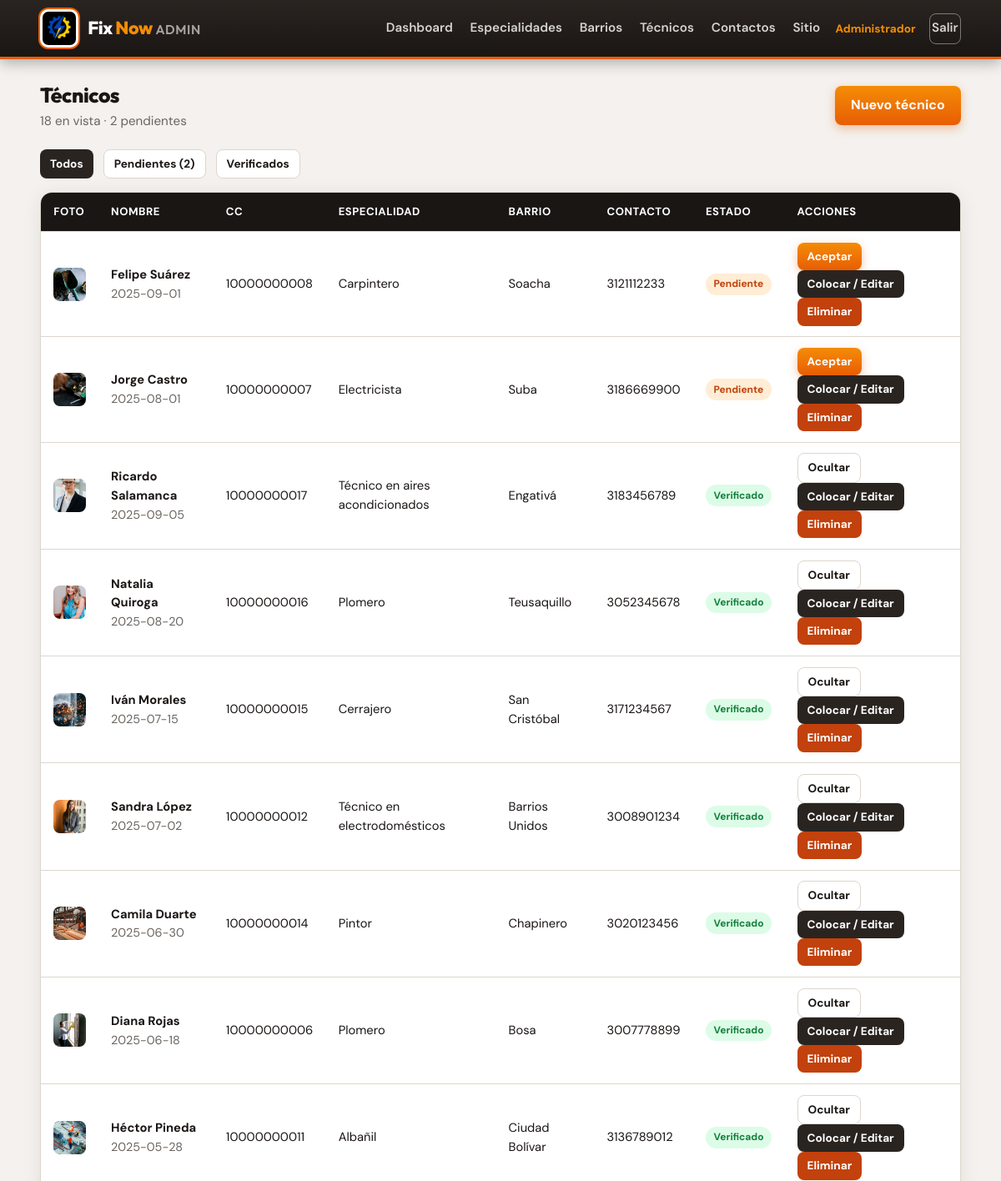
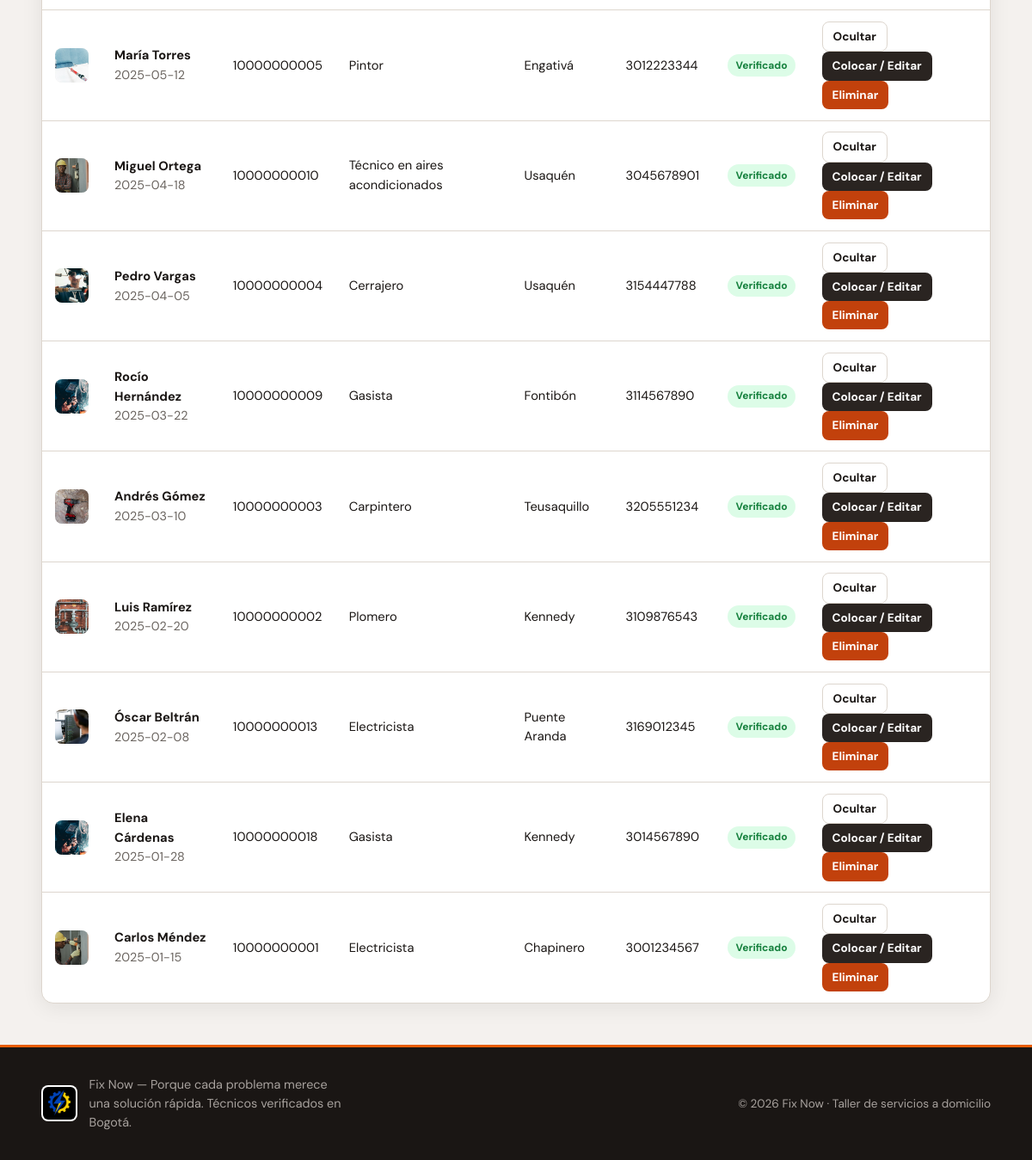
Page /admin/tecnicos.php (signed in) on the committed database (2 pictures, top to bottom).
### tables this page shows
CREATE TABLE tecnico (
    id_tecnico INT AUTO_INCREMENT PRIMARY KEY,
    nombre VARCHAR(100) NOT NULL,
    apellido VARCHAR(100) NOT NULL,
    cedula VARCHAR(20) NOT NULL,
    id_especialidad INT NOT NULL,
    id_barrio INT NOT NULL,
    telefono VARCHAR(20) NOT NULL,
    correo VARCHAR(150) DEFAULT NULL,
    password_hash VARCHAR(255) DEFAULT NULL,
    descripcion TEXT,
    foto_url VARCHAR(255) DEFAULT NULL,
    latitud DECIMAL(10,7) DEFAULT NULL,
    longitud DECIMAL(10,7) DEFAULT NULL,
    verificado TINYINT(1) NOT NULL DEFAULT 0,
    fecha_registro DATE NOT NULL,
    UNIQUE KEY uq_tecnico_cedula (cedula),
    UNIQUE KEY uq_tecnico_correo (correo),
    CONSTRAINT fk_tecnico_especialidad FOREIGN KEY (id_especialidad) REFERENCES especialidad(id_especialidad) ON DELETE RESTRICT ON UPDATE CASCADE,
    CONSTRAINT fk_tecnico_barrio FOREIGN KEY (id_barrio) REFERENCES barrio(id_barrio) ON DELETE RESTRICT ON UPDATE CASCADE
);

CREATE TABLE especialidad (
    id_especialidad INT AUTO_INCREMENT PRIMARY KEY,
    nombre VARCHAR(100) NOT NULL
);

CREATE TABLE barrio (
    id_barrio INT AUTO_INCREMENT PRIMARY KEY,
    nombre VARCHAR(100) NOT NULL
);

### includes/funciones.php (called while the page is built, shortened)
<?php
function e(?string $texto): string
{
    return htmlspecialchars($texto ?? '', ENT_QUOTES, 'UTF-8');
}

### admin/tecnicos.php (the view, shortened to what this page needs)
<?php
require_once __DIR__ . '/../includes/funciones.php';
$filtro = $_GET['filtro'] ?? 'todos';
$lista = [];
$sql = 'SELECT t.id_tecnico, t.nombre, t.apellido, t.cedula, t.telefono, t.correo, t.verificado, t.fecha_registro, t.foto_url,
               t.latitud, t.longitud,
               e.nombre AS especialidad, b.nombre AS barrio
        FROM tecnico t
        INNER JOIN especialidad e ON e.id_especialidad = t.id_especialidad
        INNER JOIN barrio b ON b.id_barrio = t.id_barrio';
$sql .= ' ORDER BY t.verificado ASC, t.fecha_registro DESC, t.nombre';
$res = $conexion->query($sql);
if ($res) {
    while ($row = $res->fetch_assoc()) {
        $lista[] = $row;
    }
}
$pendientes = 0;
$resP = $conexion->query('SELECT COUNT(*) AS n FROM tecnico WHERE verificado = 0');
if ($resP) {
    $pendientes = (int) ($resP->fetch_assoc()['n'] ?? 0);
}
require __DIR__ . '/../includes/header_admin.php';
?>
<div class="container">
    <div class="toolbar">
        <div>
            <h1 class="section-title" style="margin:0">Técnicos</h1>
            <p class="section-sub"><?= count($lista) ?> en vista · <?= $pendientes ?> pendientes</p>
        </div>
        <a class="btn btn-primary" href="tecnico_form.php">Nuevo técnico</a>
    </div>
    <div class="acciones" style="margin-bottom:1rem">
        <a class="btn btn-sm <?= $filtro === 'todos' ? 'btn-secondary' : 'btn-ghost' ?>" href="?filtro=todos">Todos</a>
        <a class="btn btn-sm <?= $filtro === 'pendientes' ? 'btn-secondary' : 'btn-ghost' ?>" href="?filtro=pendientes">Pendientes<?= $pendientes ? ' (' . $pendientes . ')' : '' ?></a>
        <a class="btn btn-sm <?= $filtro === 'verificados' ? 'btn-secondary' : 'btn-ghost' ?>" href="?filtro=verificados">Verificados</a>
    </div>
    <div class="table-wrap">
        <table class="data">
            <thead>
                <tr>
                    <th>Foto</th>
                    <th>Nombre</th>
                    <th>CC</th>
                    <th>Especialidad</th>
                    <th>Barrio</th>
                    <th>Contacto</th>
                    <th>Estado</th>
                    <th>Acciones</th>
                </tr>
            </thead>
            <tbody>
                <?php if (empty($lista)): ?>
                    <tr><td colspan="8">Sin técnicos en este filtro.</td></tr>
                <?php else: ?>
                    <?php foreach ($lista as $row): ?>
                        <?php
                        $ok = (int) $row['verificado'] === 1;
                        ?>
                        <tr>
                            <td>
                                <?php if (!empty($row['foto_url'])): ?>
                                    <img class="thumb-admin" src="<?= e($row['foto_url']) ?>" alt="">
                                <?php else: ?>
                                    <span class="badge">—</span>
                                <?php endif; ?>
                            </td>
                            <td>
                                <strong><?= e($row['nombre'] . ' ' . $row['apellido']) ?></strong>
                                <div class="meta"><?= e($row['fecha_registro']) ?></div>
                            </td>
                            <td><?= e($row['cedula'] ?? '—') ?></td>
                            <td><?= e($row['especialidad']) ?></td>
                            <td>
                                <?= e($row['barrio']) ?>
                            </td>
                            <td>
                                <?= e($row['telefono']) ?>
                            </td>
                            <td>
                                <?php if ($ok): ?>
                                    <span class="badge badge-ok">Verificado</span>
                                <?php else: ?>
                                    <span class="badge badge-warn">Pendiente</span>
                                <?php endif; ?>
                            </td>
                            <td>
                                <?php if (!$ok): ?>
                                    <a class="btn btn-sm btn-primary" href="?filtro=<?= e($filtro) ?>&aceptar=<?= (int) $row['id_tecnico'] ?>">Aceptar</a>
                                <?php else: ?>
                                    <a class="btn btn-sm btn-ghost" href="?filtro=<?= e($filtro) ?>&rechazar=<?= (int) $row['id_tecnico'] ?>">Ocultar</a>
                                <?php endif; ?>
                                <a class="btn btn-sm btn-secondary" href="tecnico_form.php?id=<?= (int) $row['id_tecnico'] ?>">Colocar / Editar</a>
                                <a class="btn btn-sm btn-danger" href="?filtro=<?= e($filtro) ?>&eliminar=<?= (int) $row['id_tecnico'] ?>"
                                   onclick="return confirm('¿Eliminar este técnico?')">Eliminar</a>
                            </td>
                        </tr>
                    <?php endforeach; ?>
                <?php endif; ?>
            </tbody>
        </table>
    </div>
</div>
<?php require __DIR__ . '/../includes/footer.php'; ?>

### css/estilos.css (style rules this page uses)
:root { --charcoal: #1a1614; --charcoal-mid: #2a2421; --charcoal-soft: #3f3834; --orange: #e85d04; --orange-light: #f48c06; --orange-hot: #dc2f02; --orange-soft: #fff1e6; --orange-glow: rgba(232, 93, 4, 0.35); --steel: #57534e; --bg: #f0eeec; --bg-warm: #ebe6e0; --bg-card: #ffffff; --text: #1a1614; --text-muted: #6b6560; --border: #ddd6ce; --ok: #15803d; --danger: #c2410c; --radius: 14px; --radius-sm: 8px; --shadow: 0 4px 24px rgba(26, 22, 20, 0.08); --shadow-lg: 0 16px 40px rgba(26, 22, 20, 0.14); --font: "DM Sans", system-ui, sans-serif; --font-display: "Outfit", "DM Sans", sans-serif; --header-h: 64px; }
*, *::before, *::after { box-sizing: border-box; }
html { scroll-behavior: smooth; }
body { margin: 0; font-family: var(--font); background: radial-gradient(ellipse 120% 80% at 100% -10%, rgba(232, 93, 4, 0.07), transparent 50%), linear-gradient(180deg, var(--bg-warm) 0%, var(--bg) 40%, #e8e4df 100%); background-attachment: fixed; color: var(--text); line-height: 1.55; min-height: 100vh; display: flex; flex-direction: column; -webkit-font-smoothing: antialiased; }
a { color: var(--orange); text-decoration: none; transition: color 0.15s; }
img { max-width: 100%; height: auto; display: block; }
.container { width: min(1120px, 92%); margin: 0 auto; }
.section-title { margin: 0 0 1rem; font-family: var(--font-display); font-size: 1.55rem; font-weight: 800; color: var(--charcoal); letter-spacing: -0.02em; }
.section-sub { margin: 0; color: var(--text-muted); font-size: 0.95rem; }
.meta { color: var(--text-muted); font-size: 0.9rem; }
.badge { display: inline-block; padding: 0.22rem 0.6rem; border-radius: 999px; font-size: 0.75rem; font-weight: 700; background: var(--orange-soft); color: #9a3412; }
.badge-ok { background: #dcfce7; color: var(--ok); }
.badge-warn { background: #ffedd5; color: #c2410c; }
.acciones { display: flex; flex-wrap: wrap; gap: 0.75rem; margin-top: 1.35rem; }
.btn { display: inline-flex; align-items: center; justify-content: center; gap: 0.4rem; padding: 0.68rem 1.2rem; border-radius: var(--radius-sm); border: none; font: inherit; font-weight: 700; cursor: pointer; text-decoration: none; transition: background 0.15s, transform 0.1s, box-shadow 0.15s; }
.btn-primary { background: linear-gradient(180deg, var(--orange-light) 0%, var(--orange) 100%); color: #fff; box-shadow: 0 4px 12px var(--orange-glow); }
.btn-secondary { background: var(--charcoal-mid); color: #fff; }
.btn-danger { background: var(--danger); color: #fff; }
.btn-sm { padding: 0.38rem 0.75rem; font-size: 0.85rem; }
.btn-ghost { background: #fff; color: var(--charcoal); border: 1.5px solid var(--border); }
.admin-body { background: #f4f1ee; }
.table-wrap { overflow-x: auto; background: var(--bg-card); border: 1px solid var(--border); border-radius: var(--radius); box-shadow: var(--shadow); }
table.data { width: 100%; border-collapse: collapse; font-size: 0.92rem; }
table.data th, table.data td { padding: 0.8rem 0.95rem; text-align: left; border-bottom: 1px solid var(--border); vertical-align: middle; }
table.data th { background: var(--charcoal); color: #fff; font-weight: 700; white-space: nowrap; font-size: 0.82rem; text-transform: uppercase; letter-spacing: 0.04em; }
table.data tr:last-child td { border-bottom: none; }
table.data tbody tr { transition: background 0.12s; }
.toolbar { display: flex; justify-content: space-between; align-items: center; gap: 1rem; flex-wrap: wrap; margin-bottom: 1rem; }
.thumb-admin { width: 40px; height: 40px; border-radius: 8px; object-fit: cover; background: var(--bg); }

### rows in the picture
tecnico: foto_url (picture), nombre+apellido "Felipe Suárez", fecha_registro "2025-09-01", cedula "10000000008", id_especialidad.nombre "Carpintero", id_barrio.nombre "Soacha", telefono "3121112233", verificado "Pendiente"
tecnico: foto_url (picture), nombre+apellido "Jorge Castro", fecha_registro "2025-08-01", cedula "10000000007", id_especialidad.nombre "Electricista", id_barrio.nombre "Suba", telefono "3186669900", verificado "Pendiente"
tecnico: foto_url (picture), nombre+apellido "Ricardo Salamanca", fecha_registro "2025-09-05", cedula "10000000017", id_especialidad.nombre "Técnico en aires acondicionados", id_barrio.nombre "Engativá", telefono "3183456789", verificado "Verificado"
tecnico: foto_url (picture), nombre+apellido "Natalia Quiroga", fecha_registro "2025-08-20", cedula "10000000016", id_especialidad.nombre "Plomero", id_barrio.nombre "Teusaquillo", telefono "3052345678", verificado "Verificado"
tecnico: foto_url (picture), nombre+apellido "Iván Morales", fecha_registro "2025-07-15", cedula "10000000015", id_especialidad.nombre "Cerrajero", id_barrio.nombre "San Cristóbal", telefono "3171234567", verificado "Verificado"
tecnico: foto_url (picture), nombre+apellido "Sandra López", fecha_registro "2025-07-02", cedula "10000000012", id_especialidad.nombre "Técnico en electrodomésticos", id_barrio.nombre "Barrios Unidos", telefono "3008901234", verificado "Verificado"
tecnico: foto_url (picture), nombre+apellido "Camila Duarte", fecha_registro "2025-06-30", cedula "10000000014", id_especialidad.nombre "Pintor", id_barrio.nombre "Chapinero", telefono "3020123456", verificado "Verificado"
tecnico: foto_url (picture), nombre+apellido "Diana Rojas", fecha_registro "2025-06-18", cedula "10000000006", id_especialidad.nombre "Plomero", id_barrio.nombre "Bosa", telefono "3007778899", verificado "Verificado"
tecnico: foto_url (picture), nombre+apellido "Héctor Pineda", fecha_registro "2025-05-28", cedula "10000000011", id_especialidad.nombre "Albañil", id_barrio.nombre "Ciudad Bolívar", telefono "3136789012", verificado "Verificado"
tecnico: foto_url (picture), nombre+apellido "María Torres", fecha_registro "2025-05-12", cedula "10000000005", id_especialidad.nombre "Pintor", id_barrio.nombre "Engativá", telefono "3012223344", verificado "Verificado"
tecnico: foto_url (picture), nombre+apellido "Miguel Ortega", fecha_registro "2025-04-18", cedula "10000000010", id_especialidad.nombre "Técnico en aires acondicionados", id_barrio.nombre "Usaquén", telefono "3045678901", verificado "Verificado"
tecnico: foto_url (picture), nombre+apellido "Pedro Vargas", fecha_registro "2025-04-05", cedula "10000000004", id_especialidad.nombre "Cerrajero", id_barrio.nombre "Usaquén", telefono "3154447788", verificado "Verificado"
tecnico: foto_url (picture), nombre+apellido "Rocío Hernández", fecha_registro "2025-03-22", cedula "10000000009", id_especialidad.nombre "Gasista", id_barrio.nombre "Fontibón", telefono "3114567890", verificado "Verificado"
tecnico: foto_url (picture), nombre+apellido "Andrés Gómez", fecha_registro "2025-03-10", cedula "10000000003", id_especialidad.nombre "Carpintero", id_barrio.nombre "Teusaquillo", telefono "3205551234", verificado "Verificado"
tecnico: foto_url (picture), nombre+apellido "Luis Ramírez", fecha_registro "2025-02-20", cedula "10000000002", id_especialidad.nombre "Plomero", id_barrio.nombre "Kennedy", telefono "3109876543", verificado "Verificado"
tecnico: foto_url (picture), nombre+apellido "Óscar Beltrán", fecha_registro "2025-02-08", cedula "10000000013", id_especialidad.nombre "Electricista", id_barrio.nombre "Puente Aranda", telefono "3169012345", verificado "Verificado"
tecnico: foto_url (picture), nombre+apellido "Elena Cárdenas", fecha_registro "2025-01-28", cedula "10000000018", id_especialidad.nombre "Gasista", id_barrio.nombre "Kennedy", telefono "3014567890", verificado "Verificado"
tecnico: foto_url (picture), nombre+apellido "Carlos Méndez", fecha_registro "2025-01-15", cedula "10000000001", id_especialidad.nombre "Electricista", id_barrio.nombre "Chapinero", telefono "3001234567", verificado "Verificado"

### other values in the picture
$admin_nombre "Administrador"
count($lista) "18"
$pendientes "2"
